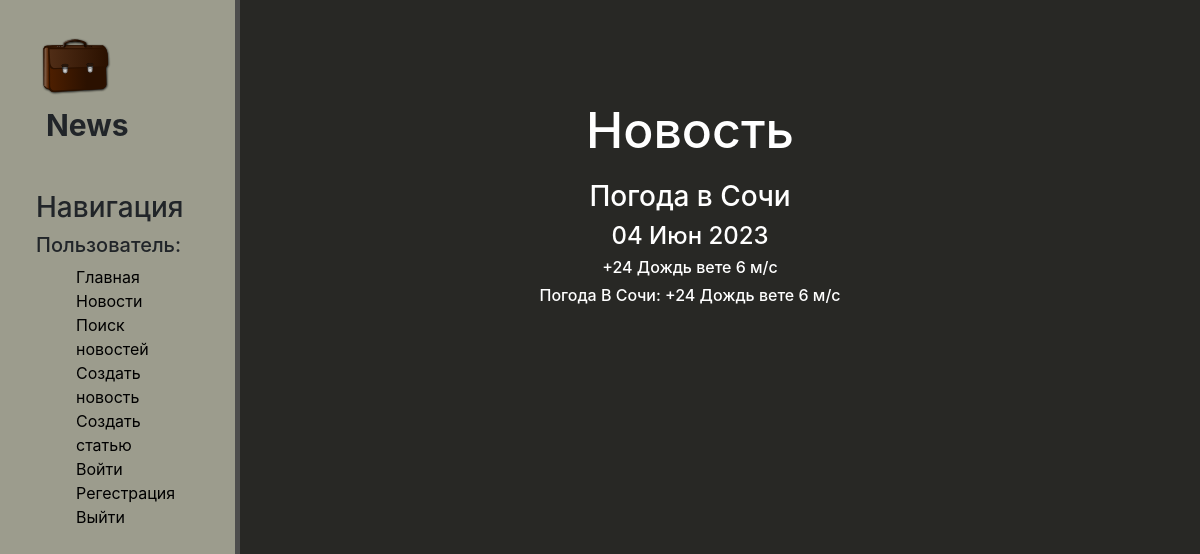
/news/5, run on the app's committed database.
### news/models.py (models this page shows, shortened)
class Post(models.Model):
    author = models.ForeignKey(Author, on_delete=models.CASCADE)
    type = models.CharField(max_length=2, choices=TYPES, default=news_)
    time_in = models.DateTimeField(auto_now_add=True)
    category = models.ManyToManyField('Category', through='PostCategory')
    header = models.CharField(max_length=255)
    content = models.TextField(default="...")
    rating = models.IntegerField(default=0)
    def __str__(self):
        return f'{self.header.title()}: {self.content[:20]}'

### news/views.py (the view)
# urls.py: path('news/<int:post_id>', PostDetail.as_view(), name='post_detail'),
class PostDetail(DetailView):
    model = Post
    template_name = 'flatpages/news/post.html'
    context_object_name = 'post'
    pk_url_kwarg = 'post_id'

### news/templates/flatpages/news/post.html
{% extends 'flatpages/news/default.html'%}
{% block content %}
   <div class="features">
       <h1> Новость  </h1>
       <p>  <h3>{{ post.header }}</h3>
               <h4>{{ post.time_in | date:'d M Y' }}</h4>
               <h6>{{ post.content }}</h6>
               <h6>{{ post }}</h6>
   </div>
{% endblock %}

### news/static/news/css/news.css (style rules this page uses)
body { background: #282825; }
main .features { float: left; color: #fff; margin-top: 100px; text-align: center; width: 75%; }
main .features h1 { font-size: 50px; }
main .features p { max-width: 400px; margin: 20px auto; }

### data on the page
Post: header "Погода в Сочи", time_in "04 Июн 2023", content "+24 Дождь вете 6 м/с", header+content "Погода В Сочи: +24 Дождь вете 6 м/с"
